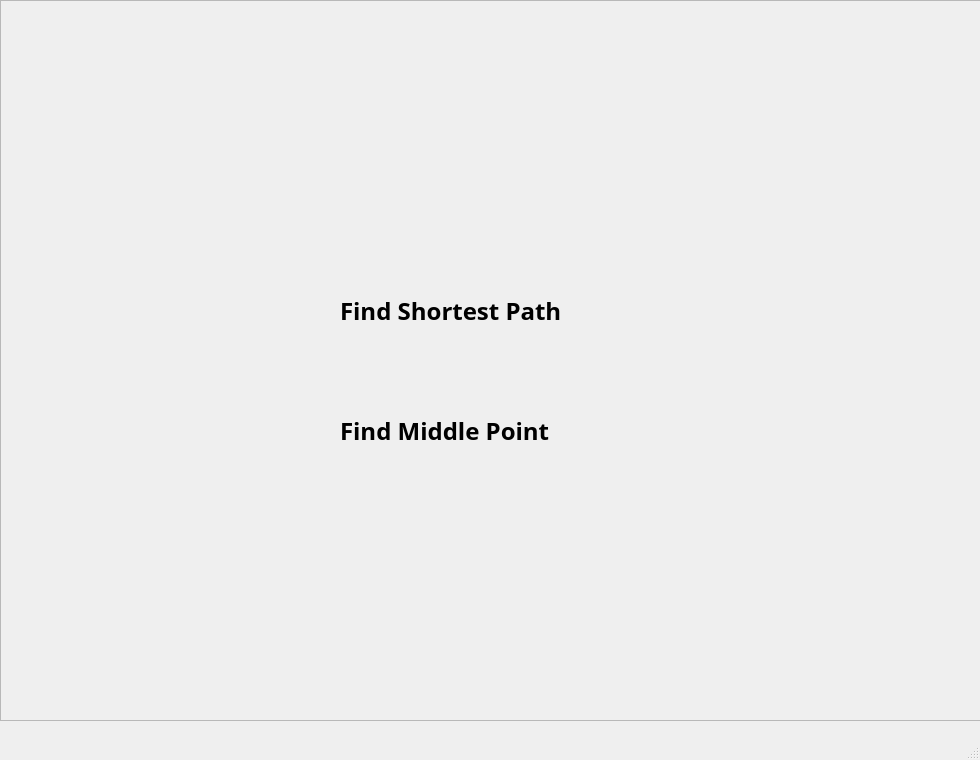
<?xml version="1.0" encoding="UTF-8"?>
<ui version="4.0">
 <class>MainWindow</class>
 <widget class="QMainWindow" name="MainWindow">
  <property name="geometry">
   <rect>
    <x>0</x>
    <y>0</y>
    <width>980</width>
    <height>760</height>
   </rect>
  </property>
  <property name="windowTitle">
   <string>MainWindow</string>
  </property>
  <widget class="QWidget" name="centralwidget">
   <widget class="QFrame" name="frame">
    <property name="geometry">
     <rect>
      <x>0</x>
      <y>0</y>
      <width>981</width>
      <height>721</height>
     </rect>
    </property>
    <property name="frameShape">
     <enum>QFrame::StyledPanel</enum>
    </property>
    <property name="frameShadow">
     <enum>QFrame::Raised</enum>
    </property>
    <widget class="QLabel" name="label_gif">
     <property name="geometry">
      <rect>
       <x>0</x>
       <y>50</y>
       <width>981</width>
       <height>621</height>
      </rect>
     </property>
     <property name="text">
      <string/>
     </property>
     <property name="pixmap">
      <pixmap resource="train_bg.qrc">:/train/train.gif</pixmap>
     </property>
     <property name="scaledContents">
      <bool>true</bool>
     </property>
    </widget>
    <widget class="QLabel" name="topbgcolor_2">
     <property name="geometry">
      <rect>
       <x>0</x>
       <y>630</y>
       <width>1661</width>
       <height>141</height>
      </rect>
     </property>
     <property name="text">
      <string/>
     </property>
    </widget>
    <widget class="QLabel" name="start_bg">
     <property name="geometry">
      <rect>
       <x>220</x>
       <y>160</y>
       <width>541</width>
       <height>401</height>
      </rect>
     </property>
     <property name="text">
      <string/>
     </property>
     <property name="pixmap">
      <pixmap resource="train_bg.qrc">:/train/start_page.png</pixmap>
     </property>
     <property name="scaledContents">
      <bool>true</bool>
     </property>
    </widget>
    <widget class="QLabel" name="to_way_lbl">
     <property name="geometry">
      <rect>
       <x>340</x>
       <y>260</y>
       <width>391</width>
       <height>101</height>
      </rect>
     </property>
     <property name="font">
      <font>
       <family>LG Smart UI Bold</family>
       <pointsize>18</pointsize>
       <weight>75</weight>
       <bold>true</bold>
      </font>
     </property>
     <property name="text">
      <string>Find Shortest Path</string>
     </property>
    </widget>
    <widget class="QLabel" name="to_meet_lbl">
     <property name="geometry">
      <rect>
       <x>340</x>
       <y>380</y>
       <width>391</width>
       <height>101</height>
      </rect>
     </property>
     <property name="font">
      <font>
       <family>LG Smart UI Bold</family>
       <pointsize>18</pointsize>
       <weight>75</weight>
       <bold>true</bold>
      </font>
     </property>
     <property name="text">
      <string>Find Middle Point</string>
     </property>
    </widget>
    <zorder>topbgcolor_2</zorder>
    <zorder>label_gif</zorder>
    <zorder>start_bg</zorder>
    <zorder>to_way_lbl</zorder>
    <zorder>to_meet_lbl</zorder>
   </widget>
   <widget class="QLabel" name="topbgcolor">
    <property name="geometry">
     <rect>
      <x>0</x>
      <y>0</y>
      <width>1651</width>
      <height>61</height>
     </rect>
    </property>
    <property name="text">
     <string/>
    </property>
   </widget>
   <zorder>topbgcolor</zorder>
   <zorder>frame</zorder>
  </widget>
  <widget class="QMenuBar" name="menubar">
   <property name="geometry">
    <rect>
     <x>0</x>
     <y>0</y>
     <width>980</width>
     <height>31</height>
    </rect>
   </property>
  </widget>
  <widget class="QStatusBar" name="statusbar"/>
 </widget>
 <resources>
  <include location="train_bg.qrc"/>
 </resources>
 <connections/>
</ui>
